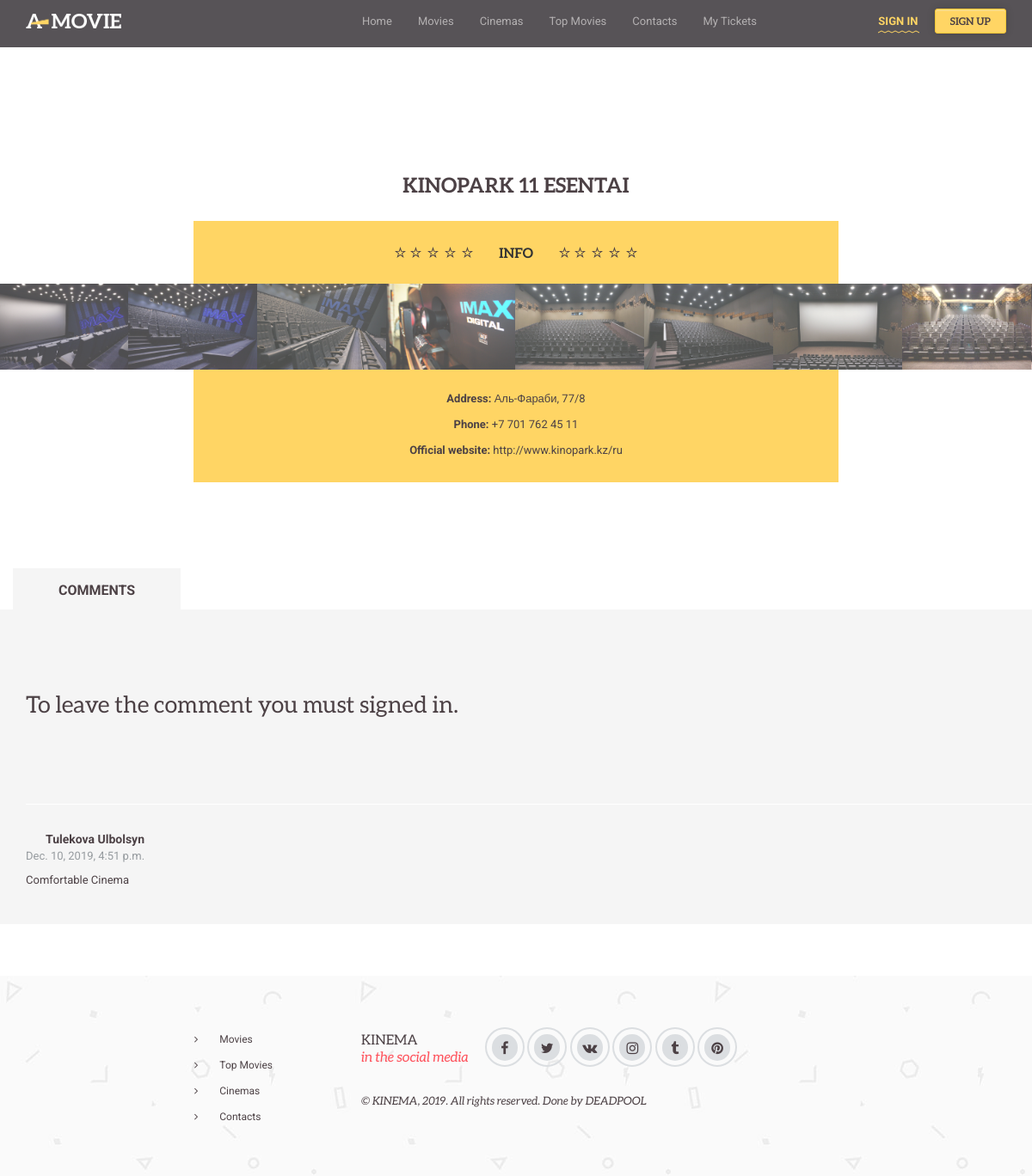
Page /cinema/1 on the committed database.
### kinema/models.py (models this page shows, shortened)
class Cinema(models.Model):
    name = models.CharField(max_length=75, db_index=True, verbose_name="Name", default="Cinema Name")
    address = models.CharField(max_length=75, verbose_name="Adress", default="Address")
    phone = models.CharField(max_length=75, verbose_name="Phone", default="Phone")
    website = models.URLField(verbose_name="Link to Cinema Site", default="http://www.kinopark.kz/ru")
    class Meta:
        ordering = ['name']
        verbose_name = "Cinema"
        verbose_name_plural = "Cinemas"
    @property
    def comments(self):
        return CommentCinema.objects.filter(cinema=self)
    @property
    def images(self):
        return CinemaImage.objects.filter(cinema=self)

class CinemaImage(models.Model):
    cinema = models.ForeignKey(Cinema, verbose_name="Cinema", related_name="cinema_img", on_delete=models.CASCADE)
    cinema_img = models.ImageField(upload_to='images/', blank=True, verbose_name="Image")

class CommentCinema(models.Model):
    comment = models.TextField(verbose_name="Comment", default="This is the comment to Cinema")
    user = models.ForeignKey(User, verbose_name="Commented User", related_name="user_c", on_delete=models.CASCADE)
    cinema = models.ForeignKey(Cinema, verbose_name="Cinema", related_name="cinema_cm", on_delete=models.CASCADE)
    posted = models.DateTimeField(auto_now_add=True)
    class Meta:
        ordering = ['user']
        verbose_name = "Comment to Cinema"
        verbose_name_plural = "Comments to Cinemas"

### kinema/views.py (the view)
# urls.py: path('cinema/<int:id>', views.CinemaDetails, name="CinemaDetails"),
def CinemaDetails(request, id):
    return render(request, 'kinema/cinema_details.html', {'cinema': get_object_or_404(Cinema, id=id)})

### kinema/templates/kinema/cinema_details.html (shortened to what this page needs)
{% extends 'kinema/wrapper.html' %}
{% load static %}
{% block content %}
<section class="cinema-container" style="margin-top: 150">
    <div class="cinema cinema--full">
        <p class="cinema__title">{{cinema.name}}</p>
        <div class="cinema__rating">INFO</div>
        <div class="cinema__gallery">
            <div class="swiper-container">
              <div class="swiper-wrapper">
                  {%for i in cinema.images%}
                  <div class="swiper-slide">
                        <img alt='' src="{{i.cinema_img.url}}">
                  </div>
                  {%endfor%}
              </div>
            </div>
        </div>
        <div class="cinema__info">
            <p class="cinema__info-item"><strong>Address:</strong> {{cinema.address}}</p>
            <p class="cinema__info-item"><strong>Phone:</strong> {{cinema.phone}}</p>
            <p class="cinema__info-item"><strong>Official website:</strong> <a href="{{cinema.website}}">{{cinema.website}}</a></p>
        </div>
    </div>
    <div class="tabs tabs--horisontal" style="margin-top: 100">
              <div class="container">
                  <ul class="nav nav-tabs" id="hTab">
                    <li class="active"><a href="#comment1" data-toggle="tab">Comments</a></li>
                  </ul>
              </div>
              <div class="tab-content">
                    <div class="tab-pane active" id="comment1">
                        <div class="container">
                            <div class="comment-wrapper">
                                {% if request.user.is_authenticated %}
                                <form id="comment-form" class="comment-form" method='post' action="/cinema/add_comment/{{cinema.id}}">
                                    {%csrf_token%}
                                    <textarea class="comment-form__text" name="comment_text" placeholder='Add you comment here'></textarea>
                                    <button type='submit' class="btn btn-md btn--danger comment-form__btn">add comment</button>
                                </form>
                                {%else%}
                                <h2>To leave the comment you must signed in.</h2>
                                {%endif%}
                                <div class="comment-sets comment--light" style="margin-top: 100">
                                  {% for c in cinema.comments%}
                                  <div class="comment">
                                      <a href='#' class="comment__author">{{c.user.first_name}} {{c.user.last_name}}</a>
                                      <p class="comment__date">{{c.posted}}</p>
                                      <p class="comment__message">{{c.comment}}</p>
                                  </div>
                                  {% endfor %}
                            </div>
                        </div>
                    </div>
              </div>
    </div>
</section>
{% endblock %}

### kinema/static/css/gozha-nav.css (style rules this page uses)
body { font-family:Helvetica, sans-serif; }
ul { list-style: none; margin: 0; padding: 0; }

### rows in the picture
Cinema: name "KINOPARK 11 ESENTAI", address "Аль-Фараби, 77/8", phone "+7 701 762 45 11", website "http://www.kinopark.kz/ru"
CinemaImage: cinema_img (picture)
CinemaImage: cinema_img (picture)
CinemaImage: cinema_img (picture)
CinemaImage: cinema_img (picture)
CinemaImage: cinema_img (picture)
CinemaImage: cinema_img (picture)
CinemaImage: cinema_img (picture)
CinemaImage: cinema_img (picture)
CommentCinema: user.first_name "Tulekova", user.last_name "Ulbolsyn", posted "Dec. 10, 2019, 4:51 p.m.", comment "Comfortable Cinema"
